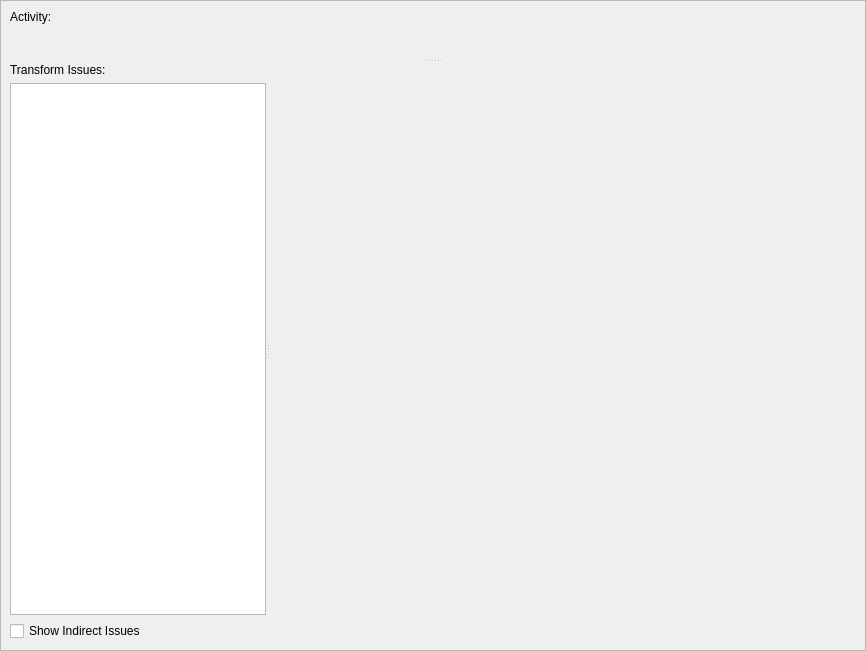
<?xml version="1.0" encoding="UTF-8"?>
<ui version="4.0">
 <class>AssetCuratorPanel</class>
 <widget class="QWidget" name="AssetCuratorPanel">
  <property name="enabled">
   <bool>true</bool>
  </property>
  <property name="geometry">
   <rect>
    <x>0</x>
    <y>0</y>
    <width>866</width>
    <height>651</height>
   </rect>
  </property>
  <property name="windowTitle">
   <string>Asset Curator</string>
  </property>
  <property name="windowIcon">
   <iconset resource="../../../../Tools/Libs/GuiFoundation/QtResources/resources.qrc">
    <normaloff>:/GuiFoundation/Icons/Log.svg</normaloff>:/GuiFoundation/Icons/Log.svg</iconset>
  </property>
  <layout class="QVBoxLayout" name="verticalLayout_2">
   <property name="leftMargin">
    <number>0</number>
   </property>
   <property name="topMargin">
    <number>0</number>
   </property>
   <property name="rightMargin">
    <number>0</number>
   </property>
   <property name="bottomMargin">
    <number>0</number>
   </property>
   <item>
    <widget class="QFrame" name="dockWidgetContents">
     <property name="frameShape">
      <enum>QFrame::StyledPanel</enum>
     </property>
     <property name="frameShadow">
      <enum>QFrame::Sunken</enum>
     </property>
     <property name="lineWidth">
      <number>1</number>
     </property>
     <property name="midLineWidth">
      <number>0</number>
     </property>
     <layout class="QVBoxLayout" name="verticalLayout_4">
      <item>
       <widget class="QSplitter" name="splitter_2">
        <property name="orientation">
         <enum>Qt::Vertical</enum>
        </property>
        <property name="childrenCollapsible">
         <bool>false</bool>
        </property>
        <widget class="QWidget" name="layoutWidget">
         <layout class="QVBoxLayout" name="verticalLayout_3">
          <item>
           <widget class="QLabel" name="ActivityLabel">
            <property name="sizePolicy">
             <sizepolicy hsizetype="Preferred" vsizetype="Fixed">
              <horstretch>0</horstretch>
              <verstretch>0</verstretch>
             </sizepolicy>
            </property>
            <property name="text">
             <string>Activity:</string>
            </property>
           </widget>
          </item>
          <item>
           <widget class="plQtLogWidget" name="CuratorLog" native="true"/>
          </item>
         </layout>
        </widget>
        <widget class="QWidget" name="layoutWidget1">
         <layout class="QVBoxLayout" name="verticalLayout">
          <item>
           <widget class="QLabel" name="IssuesLabel">
            <property name="sizePolicy">
             <sizepolicy hsizetype="Preferred" vsizetype="Fixed">
              <horstretch>0</horstretch>
              <verstretch>0</verstretch>
             </sizepolicy>
            </property>
            <property name="text">
             <string>Transform Issues:</string>
            </property>
           </widget>
          </item>
          <item>
           <widget class="QSplitter" name="splitter">
            <property name="orientation">
             <enum>Qt::Horizontal</enum>
            </property>
            <property name="childrenCollapsible">
             <bool>false</bool>
            </property>
            <widget class="QTreeView" name="ListAssets">
             <property name="uniformRowHeights">
              <bool>true</bool>
             </property>
            </widget>
            <widget class="plQtLogWidget" name="TransformLog" native="true">
             <property name="sizePolicy">
              <sizepolicy hsizetype="Expanding" vsizetype="Expanding">
               <horstretch>1</horstretch>
               <verstretch>1</verstretch>
              </sizepolicy>
             </property>
            </widget>
           </widget>
          </item>
          <item>
           <layout class="QHBoxLayout" name="horizontalLayout">
            <item>
             <widget class="QCheckBox" name="CheckIndirect">
              <property name="text">
               <string>Show Indirect Issues</string>
              </property>
             </widget>
            </item>
            <item>
             <widget class="plQtCuratorControl" name="widget" native="true">
              <property name="sizePolicy">
               <sizepolicy hsizetype="Preferred" vsizetype="Maximum">
                <horstretch>0</horstretch>
                <verstretch>0</verstretch>
               </sizepolicy>
              </property>
             </widget>
            </item>
           </layout>
          </item>
         </layout>
        </widget>
       </widget>
      </item>
     </layout>
    </widget>
   </item>
  </layout>
 </widget>
 <customwidgets>
  <customwidget>
   <class>plQtLogWidget</class>
   <extends>QWidget</extends>
   <header location="global">GuiFoundation/Widgets/LogWidget.moc.h</header>
   <container>1</container>
  </customwidget>
  <customwidget>
   <class>plQtCuratorControl</class>
   <extends>QWidget</extends>
   <header location="global">EditorFramework/Panels/AssetBrowserPanel/CuratorControl.moc.h</header>
   <container>1</container>
  </customwidget>
 </customwidgets>
 <resources>
  <include location="../../../../Tools/Libs/GuiFoundation/QtResources/resources.qrc"/>
 </resources>
 <connections/>
</ui>
